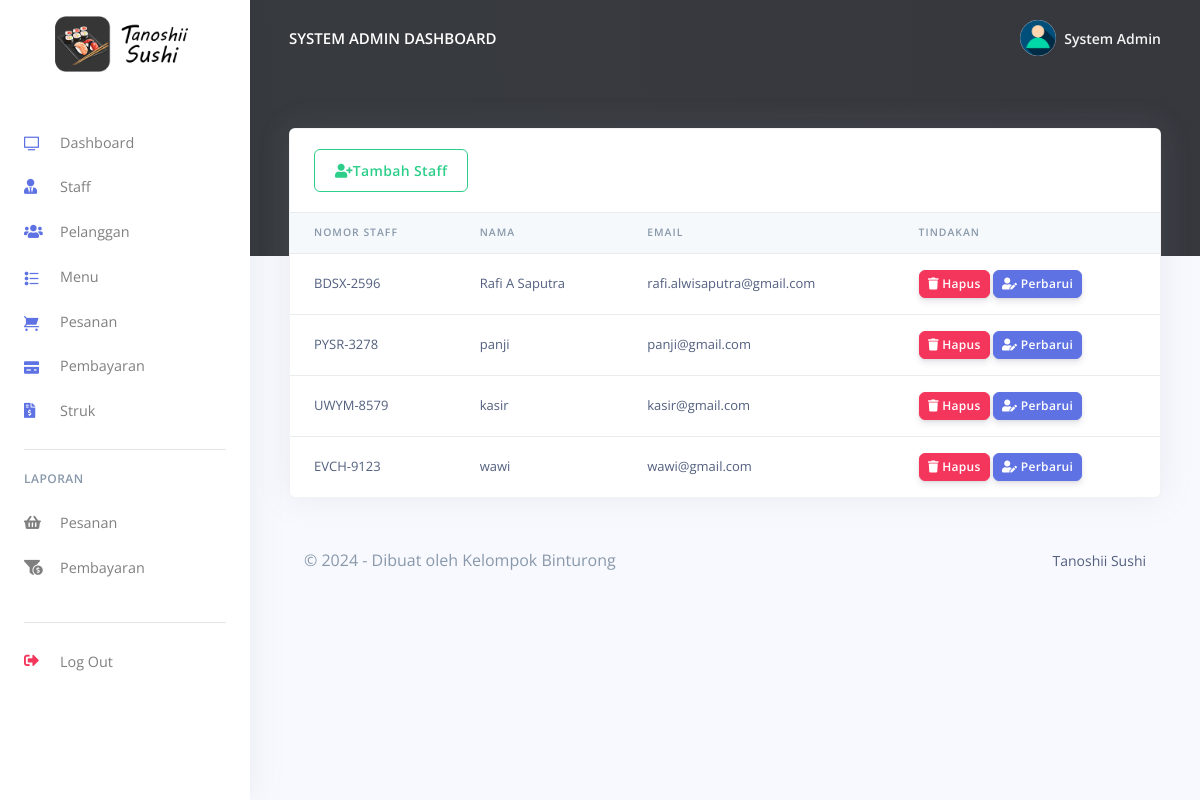
Before: /Resto/admin/staff.php (signed in) with the older database file.
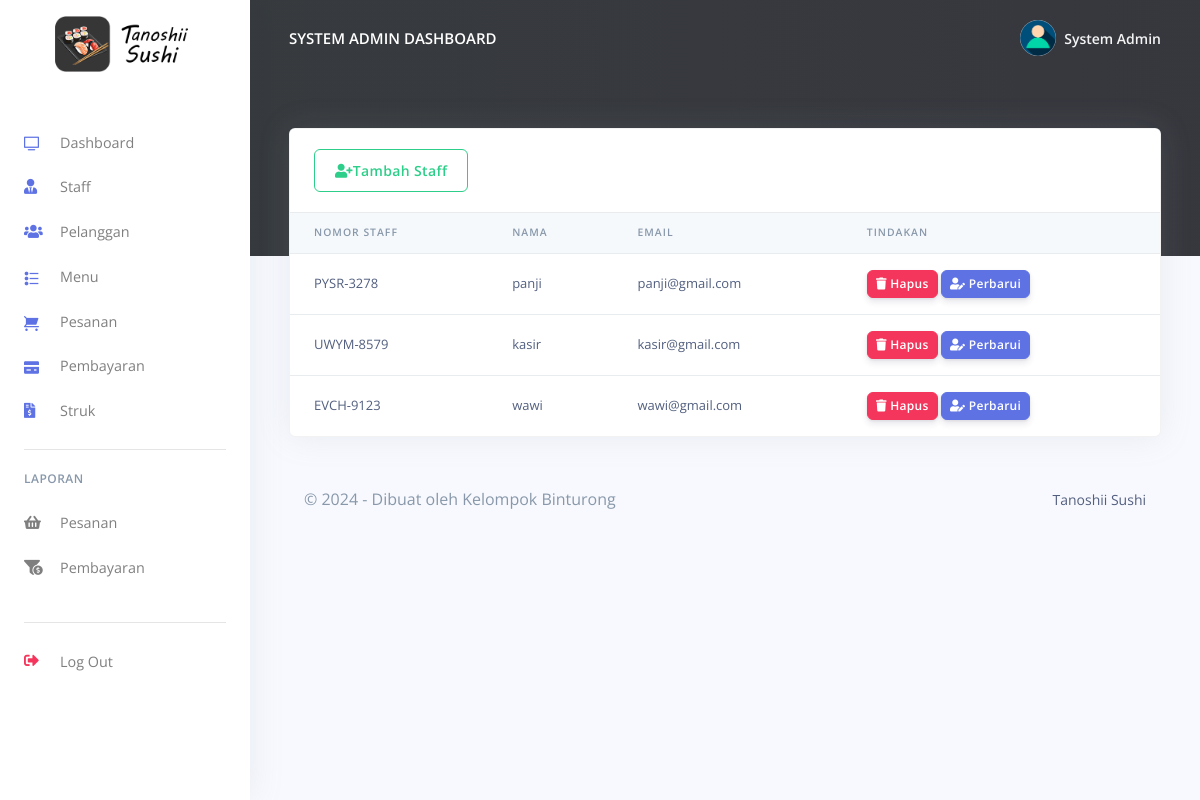
After: the same page with the newer database file.
### tables this page shows
CREATE TABLE `kasir` (
  `id_kasir` int(20) NOT NULL,
  `nama_kasir` varchar(200) NOT NULL,
  `nomor_kasir` varchar(200) NOT NULL,
  `email_kasir` varchar(200) NOT NULL,
  `password_kasir` varchar(200) NOT NULL,
  `created_at` timestamp(6) NOT NULL DEFAULT current_timestamp(6) ON UPDATE current_timestamp(6)
);

### Resto/admin/staff.php (the view, shortened to what the changed rows need)
<?php
include('config/config.php');
require_once('partials/_head.php');
?>
<body>
  <?php
  require_once('partials/_sidebar.php');
  ?>
  <div class="main-content">
    <?php
    require_once('partials/_topnav.php');
    ?>
    <div class="container-fluid mt--8">
      <div class="row">
        <div class="col">
          <div class="card shadow">
            <div class="table-responsive">
              <table class="table align-items-center table-flush">
                <thead class="thead-light">
                  <tr>
                    <th scope="col">Nomor Staff</th>
                    <th scope="col">Nama</th>
                    <th scope="col">Email</th>
                    <th scope="col">Tindakan</th>
                  </tr>
                </thead>
                <tbody>
                  <?php
                  $ret = "SELECT * FROM  kasir ";
                  $stmt = $mysqli->prepare($ret);
                  $stmt->execute();
                  $res = $stmt->get_result();
                  while ($staff = $res->fetch_object()) {
                  ?>
                    <tr>
                      <td><?php echo $staff->nomor_kasir; ?></td>
                      <td><?php echo $staff->nama_kasir; ?></td>
                      <td><?php echo $staff->email_kasir; ?></td>
                      <td>
                        <a href="staff.php?delete=<?php echo $staff->id_kasir; ?>">
                          <button class="btn btn-sm btn-danger">
                            <i class="fas fa-trash"></i>
                            Hapus
                          </button>
                        </a>
                        <a href="perbarui_staff.php?update=<?php echo $staff->id_kasir; ?>">
                          <button class="btn btn-sm btn-primary">
                            <i class="fas fa-user-edit"></i>
                            Perbarui
                          </button>
                        </a>
                      </td>
                    </tr>
                  <?php } ?>
                </tbody>
              </table>
            </div>
          </div>
        </div>
      </div>
    </div>
  </div>
</body>
</html>

### Resto/admin/partials/_sidebar.php (shortened to what the changed rows need)
<?php
$id_admin = $_SESSION['id_admin'];
$ret = "SELECT * FROM  admin  WHERE id_admin = '$id_admin'";
$stmt = $mysqli->prepare($ret);
$stmt->execute();
$res = $stmt->get_result();
while ($admin = $res->fetch_object()) {
?>
  <nav class="navbar navbar-vertical fixed-left navbar-expand-md navbar-light bg-white" id="sidenav-main">
    <div class="container-fluid">
      <a class="navbar-brand pt-0" href="dashboard.php">
        <img src="assets/img/brand/logo.png" class="navbar-brand-img" alt="...">
      </a>
      <div class="collapse navbar-collapse" id="sidenav-collapse-main">
        <ul class="navbar-nav">
          <li class="nav-item">
            <a class="nav-link" href="dashboard.php">
              <i class="ni ni-tv-2 text-primary"></i> Dashboard
            </a>
          </li>
          <li class="nav-item">
            <a class="nav-link" href="staff.php">
              <i class="fas fa-user-tie text-primary"></i> Staff
            </a>
          </li>
          <li class="nav-item">
            <a class="nav-link" href="pelanggan.php">
              <i class="fas fa-users text-primary"></i> Pelanggan
            </a>
          </li>
          <li class="nav-item">
            <a class="nav-link" href="menu.php">
              <i class="ni ni-bullet-list-67 text-primary"></i>Menu
            </a>
          </li>
          <li class="nav-item">
            <a class="nav-link" href="pesanan.php">
              <i class="ni ni-cart text-primary"></i> Pesanan
            </a>
          </li>
          <li class="nav-item">
            <a class="nav-link" href="pembayaran.php">
              <i class="ni ni-credit-card text-primary"></i> Pembayaran
            </a>
          </li>
          <li class="nav-item">
            <a class="nav-link" href="struk.php">
              <i class="fas fa-file-invoice-dollar text-primary"></i> Struk
            </a>
          </li>
        </ul>
        <hr class="my-3">
        <h6 class="navbar-heading text-muted">Laporan</h6>
        <ul class="navbar-nav mb-md-3">
          <li class="nav-item">
            <a class="nav-link" href="laporan_pesanan.php">
              <i class="fas fa-shopping-basket"></i> Pesanan
            </a>
          </li>
          <li class="nav-item">
            <a class="nav-link" href="laporan_pembayaran.php">
              <i class="fas fa-funnel-dollar"></i> Pembayaran
            </a>
          </li>
        </ul>
        <hr class="my-3">
        <ul class="navbar-nav mb-md-3">
          <li class="nav-item">
            <a class="nav-link" href="logout.php">
              <i class="fas fa-sign-out-alt text-danger"></i> Log Out
            </a>
          </li>
        </ul>
      </div>
    </div>
  </nav>
<?php } ?>

### Resto/admin/partials/_topnav.php (shortened to what the changed rows need)
<?php
$id_admin = $_SESSION['id_admin'];
$ret = "SELECT * FROM  admin  WHERE id_admin = '$id_admin'";
$stmt = $mysqli->prepare($ret);
$stmt->execute();
$res = $stmt->get_result();
while ($admin = $res->fetch_object()) {
?>
    <nav class="navbar navbar-top navbar-expand-md navbar-dark" id="navbar-main">
        <div class="container-fluid">
            <a class="h4 mb-0 text-white text-uppercase d-none d-lg-inline-block" href="dashboard.php"><?php echo $admin->nama_admin; ?> Dashboard</a>
            <ul class="navbar-nav align-items-center d-none d-md-flex">
                <li class="nav-item dropdown">
                    <a class="nav-link pr-0" href="#" role="button" data-toggle="dropdown" aria-haspopup="true" aria-expanded="false">
                        <div class="media align-items-center">
                            <span class="avatar avatar-sm rounded-circle">
                                <img alt="Image placeholder" src="assets/img/theme/user-a-min.png">
                            </span>
                            <div class="media-body ml-2 d-none d-lg-block">
                                <span class="mb-0 text-sm  font-weight-bold"><?php echo $admin->nama_admin; ?></span>
                            </div>
                        </div>
                    </a>
                </li>
            </ul>
        </div>
    </nav>
<?php } ?>

Changed rows visible on the page:
removed kasir: nomor_kasir "BDSX-2596", nama_kasir "Rafi A Saputra", email_kasir "rafi.alwisaputra@gmail.com"
